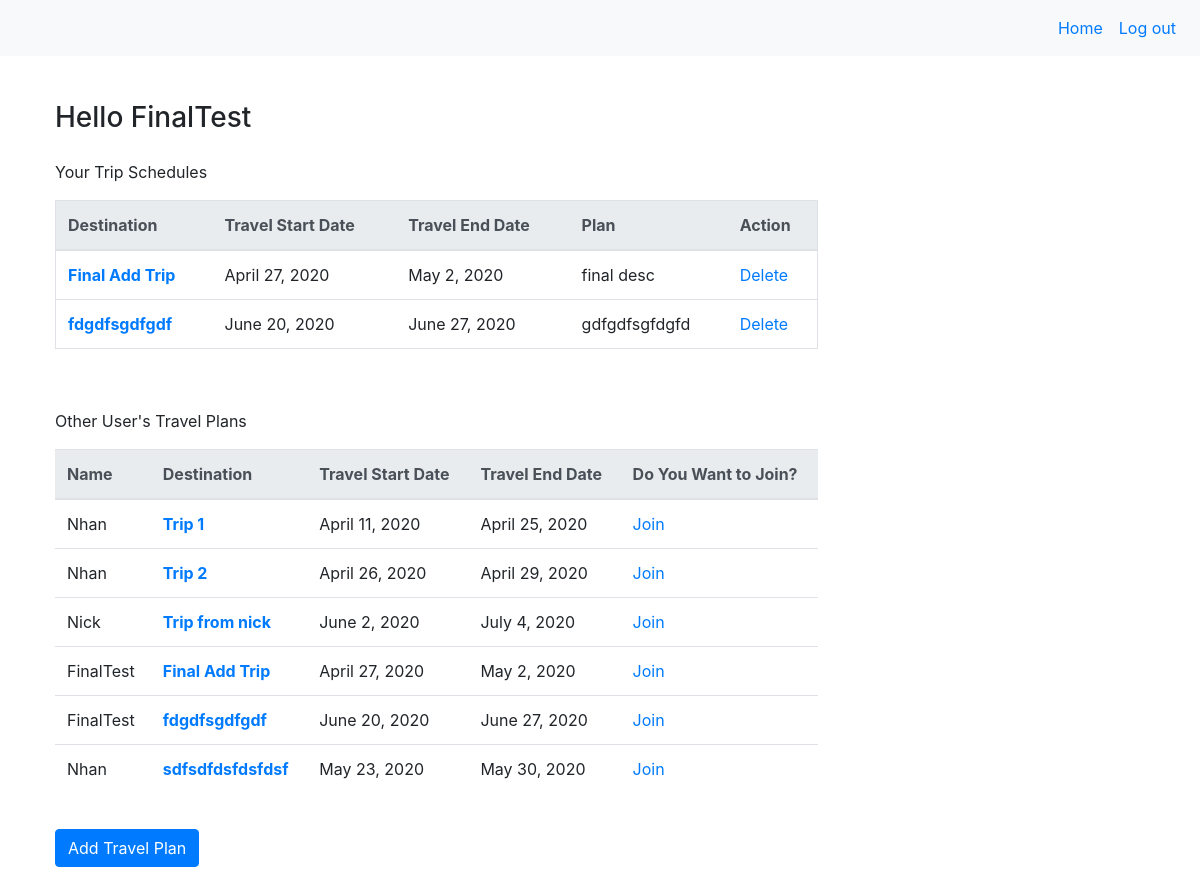
/travels/ (signed in), run on the app's committed database.
### travel_buddy_app/models.py (models this page shows)
class User(models.Model):
    name = models.CharField(max_length=255)
    username = models.TextField()
    password = models.CharField(max_length=255)
    created_at = models.DateTimeField(auto_now_add=True)
    updated_at = models.DateTimeField(auto_now=True)
    objects = UserManager()

class Trip(models.Model):
    destination = models.CharField(max_length=255)
    description = models.TextField()
    plan_by = models.ForeignKey(
        User, related_name="user_plan", on_delete=models.CASCADE)
    join = models.ManyToManyField(User, related_name="user_join")
    travel_from = models.DateField()
    travel_to = models.DateField()
    created_at = models.DateTimeField(auto_now_add=True)
    updated_at = models.DateTimeField(auto_now=True)
    objects = TripManager()

### travel_buddy_app/views.py (the view)
# urls.py: path('travels/', views.user),
def user(request):
    user = User.objects.get(id=request.session["user_id"])
    context = {
        'user': User.objects.get(id=request.session["user_id"]),
        'trip_user': User.objects.get(id=request.session["user_id"]).user_plan.all(),
        'all_trip': Trip.objects.all(),
    }
    return render(request, 'user.html', context)

### travel_buddy_app/templates/user.html (shortened to what this page needs)
<!DOCTYPE html>
<html lang="en">
<head>
    {% load static %}
    <link rel="stylesheet" type="text/css" href="{% static 'css/style.css' %}">
    <link rel="stylesheet" href="https://stackpath.bootstrapcdn.com/bootstrap/4.4.1/css/bootstrap.min.css"
>
</head>
<body>
    <nav class="navbar navbar-expand-lg navbar-light bg-light">
        <ul class="navbar-nav ml-auto">
            <li class="nav-item"><a href="#" class="nav-link text-primary">Home</a></li>
            <li class="nav-item"><a href="/logout/" class="nav-link text-primary">Log out</a></li>
        </ul>
    </nav>
    <div class="container-fluid">
        <div class="travel-dashboard">
            <div class="your-schedule">
                <h3>Hello {{user.name}}</h3>
                <p>Your Trip Schedules</p>
                <table class="table border">
                    <thead class="thead-light">
                        <tr>
                            <th>Destination</th>
                            <th>Travel Start Date</th>
                            <th>Travel End Date</th>
                            <th>Plan</th>
                            <th>Action</th>
                        </tr>
                    </thead>
                    <tbody>
                        {% for trip in trip_user %}
                        <tr>
                            <th scope="row"><a href="">{{trip.destination}}</a></th>
                            <td>{{trip.travel_from}}</td>
                            <td>{{trip.travel_to}}</td>
                            <td>{{trip.description}}</td>
                            <td><a href="/travels/delete/{{trip.id}}"> Delete</a></td>
                        </tr>
                        {%endfor%}
                    </tbody>
                </table>
            </div>
            <div class="other-schedule">
                <p>Other User's Travel Plans</p>
                <table class="table">
                    <thead class="thead-light">
                        <tr>
                            <th>Name</th>
                            <th>Destination</th>
                            <th>Travel Start Date</th>
                            <th>Travel End Date</th>
                            <th>Do You Want to Join?</th>
                        </tr>
                    </thead>
                    <tbody>
                        {%for trip in all_trip %}
                        <tr>
                            <td>{{trip.plan_by.name}}</td>
                            <th scope="row"><a href="/travels/destination/{{trip.id}}">{{trip.destination}}</a></th>
                            <td>{{trip.travel_from}}</td>
                            <td>{{trip.travel_to}}</td>
                            <td><a href="/travels/join/{{trip.id}}/">Join</a></td>
                        </tr>
                        {%endfor%}
                    </tbody>
                </table>
            </div>
            <a href="/travels/add/">
                <button type="button" class="btn btn-primary add-travel-btn">Add Travel Plan</button>
            </a>
        </div>
    </div>
</body>
</html>

### travel_buddy_app/static/css/style.css (style rules this page uses)
.container-fluid .travel-dashboard { padding: 40px; }
.container-fluid .travel-dashboard h3 { margin: 5px 0px 25px; }
.container-fluid table { width: 70%; }
.container-fluid .travel-dashboard .other-schedule { margin-top: 60px; }
.container-fluid .add-travel-btn { margin-top: 20px; }

### data on the page
User: name "FinalTest"
Trip: destination "Final Add Trip", travel_from "April 27, 2020", travel_to "May 2, 2020", description "final desc", plan_by.name "FinalTest"
Trip: destination "fdgdfsgdfgdf", travel_from "June 20, 2020", travel_to "June 27, 2020", description "gdfgdfsgfdgfd", plan_by.name "FinalTest"
Trip: plan_by.name "Nhan", destination "Trip 1", travel_from "April 11, 2020", travel_to "April 25, 2020"
Trip: plan_by.name "Nhan", destination "Trip 2", travel_from "April 26, 2020", travel_to "April 29, 2020"
Trip: plan_by.name "Nick", destination "Trip from nick", travel_from "June 2, 2020", travel_to "July 4, 2020"
Trip: plan_by.name "Nhan", destination "sdfsdfdsfdsfdsf", travel_from "May 23, 2020", travel_to "May 30, 2020"
